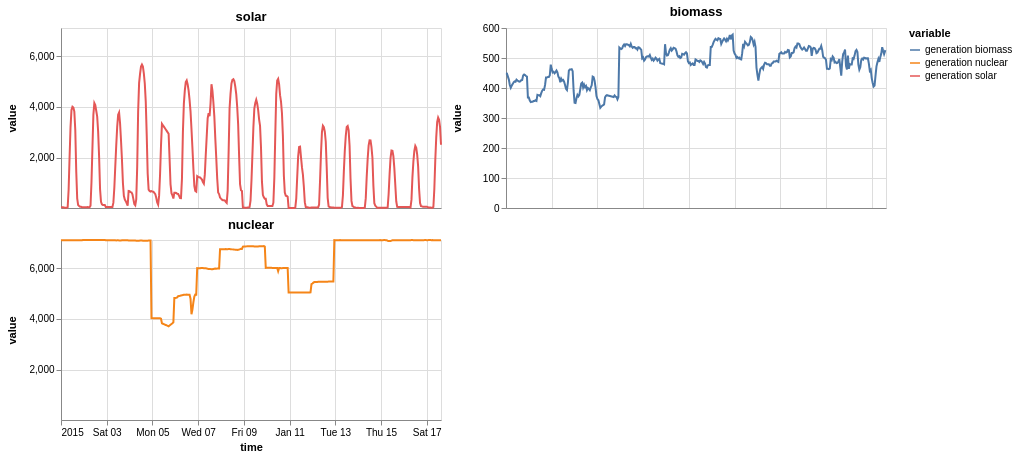

The code cell stored with this chart in its notebook:
### Markdown cell above
## Sharing a scale between named panels

Booleans share a scale across a whole group. To share it between panels that are
not a group of their own, name them: `share_y="AC"` pins the union of their data
domains on both, and a list of strings makes several independent groups, as in
`share_y=["AC", "BD"]`.

### Code cell
on.layout(
    "A B\n"
    "C .",
    A=line(solar, title='solar'),
    B=line(biomass, title='biomass'),
    C=line(nuclear, title='nuclear'),
    share_y="AC",
)\
    .properties(width=380, height=180)\
    .show()

### Figure 1 — Vega specification as saved in the notebook (floating-point values rounded to 4 significant figures; data arrays with more than 128 entries replaced by an {"elided": "..."} marker saying what was removed)
{"$schema": "https://vega.github.io/schema/vega/v5.json", "data": [{"name": "source_0", "values": {"elided": "400 records"}, "transform": [{"type": "formula", "expr": "toDate(datum['time'])", "as": "time"}]}, {"name": "source_1", "values": {"elided": "400 records"}, "transform": [{"type": "formula", "expr": "toDate(datum['time'])", "as": "time"}]}, {"name": "source_2", "values": {"elided": "400 records"}, "transform": [{"type": "formula", "expr": "toDate(datum['time'])", "as": "time"}]}, {"name": "source_3", "values": [{}]}, {"name": "source_0_color_domain_variable_0", "values": [{"variable": "generation solar"}]}, {"name": "source_1_color_domain_variable_1", "values": [{"variable": "generation biomass"}]}, {"name": "source_2_color_domain_variable_2", "values": [{"variable": "generation nuclear"}]}, {"name": "source_1_concat_0_concat_1_y_domain_value", "values": [{"min": 334.0, "max": 578.0}]}], "signals": [{"name": "childHeight", "value": 180}, {"name": "concat_0_childWidth", "value": 380}, {"name": "concat_1_childWidth", "value": 380}], "marks": [{"type": "group", "name": "concat_0_group", "marks": [{"type": "group", "name": "concat_0_concat_0_group", "encode": {"update": {"height": {"signal": "childHeight"}, "width": {"signal": "concat_0_childWidth"}}}, "marks": [{"type": "group", "name": "concat_0_concat_0_layer_0_pathgroup", "from": {"facet": {"data": "source_0", "name": "faceted_path_concat_0_concat_0_layer_0_main", "groupby": ["variable"]}}, "encode": {"update": {"height": {"field": {"signal": null, "datum": null, "group": "height", "parent": null}}, "width": {"field": {"signal": null, "datum": null, "group": "width", "parent": null}}}}, "marks": [{"type": "line", "name": "concat_0_concat_0_layer_0_marks", "from": {"data": "faceted_path_concat_0_concat_0_layer_0_main"}, "sort": {"field": "x"}, "encode": {"update": {"stroke": {"field": "variable", "scale": "color"}, "defined": {"signal": "isValid(datum[\"time\"]) && isFinite(+datum[\"time\"]) && isValid(datum[\"value\"]) && isFinite(+datum[\"value\"])"}, "x": {"field": "time", "scale": "x"}, "y": {"field": "value", "scale": "concat_0_concat_0_y"}}}, "style": ["line"]}]}], "axes": [{"scale": "x", "grid": true, "orient": "bottom", "maxExtent": 0, "minExtent": 0, "ticks": false, "gridScale": "concat_0_concat_0_y", "domain": false, "zindex": 0, "aria": false, "tickCount": {"signal": "ceil(concat_0_childWidth/40)"}, "labels": false}, {"scale": "concat_0_concat_0_y", "grid": true, "tickCount": {"signal": "ceil(childHeight/40)"}, "minExtent": 0, "orient": "left", "maxExtent": 0, "ticks": false, "zindex": 0, "aria": false, "domain": false, "labels": false, "gridScale": "x"}, {"scale": "x", "zindex": 0, "grid": false, "ticks": false, "labelOverlap": true, "labels": false, "minExtent": 0, "orient": "bottom", "maxExtent": 0, "tickCount": {"signal": "ceil(concat_0_childWidth/40)"}, "labelFlush": true}, {"scale": "concat_0_concat_0_y", "title": "value", "grid": false, "orient": "left", "labelOverlap": true, "tickCount": {"signal": "ceil(childHeight/40)"}, "zindex": 0}], "title": {"text": "solar", "frame": "group"}, "style": "cell"}, {"type": "group", "name": "concat_0_concat_1_group", "encode": {"update": {"width": {"signal": "concat_0_childWidth"}, "height": {"signal": "childHeight"}}}, "marks": [{"type": "group", "name": "concat_0_concat_1_layer_0_pathgroup", "from": {"facet": {"data": "source_1", "name": "faceted_path_concat_0_concat_1_layer_0_main", "groupby": ["variable"]}}, "encode": {"update": {"width": {"field": {"signal": null, "datum": null, "group": "width", "parent": null}}, "height": {"field": {"signal": null, "datum": null, "group": "height", "parent": null}}}}, "marks": [{"type": "line", "name": "concat_0_concat_1_layer_0_marks", "from": {"data": "faceted_path_concat_0_concat_1_layer_0_main"}, "sort": {"field": "x"}, "encode": {"update": {"stroke": {"field": "variable", "scale": "color"}, "y": {"field": "value", "scale": "concat_0_concat_1_y"}, "defined": {"signal": "isValid(datum[\"time\"]) && isFinite(+datum[\"time\"]) && isValid(datum[\"value\"]) && isFinite(+datum[\"value\"])"}, "x": {"field": "time", "scale": "x"}}}, "style": ["line"]}]}], "axes": [{"scale": "x", "zindex": 0, "grid": true, "tickCount": {"signal": "ceil(concat_0_childWidth/40)"}, "aria": false, "orient": "bottom", "minExtent": 0, "gridScale": "concat_0_concat_1_y", "domain": false, "labels": false, "maxExtent": 0, "ticks": false}, {"scale": "concat_0_concat_1_y", "maxExtent": 0, "grid": true, "domain": false, "tickCount": {"signal": "ceil(childHeight/40)"}, "aria": false, "gridScale": "x", "ticks": false, "zindex": 0, "orient": "left", "labels": false, "minExtent": 0}, {"scale": "x", "labels": false, "orient": "bottom", "grid": false, "maxExtent": 0, "tickCount": {"signal": "ceil(concat_0_childWidth/40)"}, "labelOverlap": true, "ticks": false, "labelFlush": true, "zindex": 0, "minExtent": 0}, {"scale": "concat_0_concat_1_y", "grid": false, "labelOverlap": true, "zindex": 0, "title": "value", "orient": "left", "tickCount": {"signal": "ceil(childHeight/40)"}}], "title": {"text": "biomass", "frame": "group"}, "style": "cell"}], "layout": {"padding": 4, "bounds": "full", "align": "each", "center": false}}, {"type": "group", "name": "concat_1_group", "marks": [{"type": "group", "name": "concat_1_concat_0_group", "encode": {"update": {"width": {"signal": "concat_1_childWidth"}, "height": {"signal": "childHeight"}}}, "marks": [{"type": "group", "name": "concat_1_concat_0_layer_0_pathgroup", "from": {"facet": {"data": "source_2", "name": "faceted_path_concat_1_concat_0_layer_0_main", "groupby": ["variable"]}}, "encode": {"update": {"height": {"field": {"signal": null, "datum": null, "group": "height", "parent": null}}, "width": {"field": {"signal": null, "datum": null, "group": "width", "parent": null}}}}, "marks": [{"type": "line", "name": "concat_1_concat_0_layer_0_marks", "from": {"data": "faceted_path_concat_1_concat_0_layer_0_main"}, "sort": {"field": "x"}, "encode": {"update": {"y": {"field": "value", "scale": "concat_1_concat_0_y"}, "x": {"field": "time", "scale": "x"}, "stroke": {"field": "variable", "scale": "color"}, "defined": {"signal": "isValid(datum[\"time\"]) && isFinite(+datum[\"time\"]) && isValid(datum[\"value\"]) && isFinite(+datum[\"value\"])"}}}, "style": ["line"]}]}], "axes": [{"scale": "x", "gridScale": "concat_1_concat_0_y", "minExtent": 0, "orient": "bottom", "maxExtent": 0, "ticks": false, "zindex": 0, "aria": false, "tickCount": {"signal": "ceil(concat_1_childWidth/40)"}, "grid": true, "domain": false, "labels": false}, {"scale": "concat_1_concat_0_y", "grid": true, "tickCount": {"signal": "ceil(childHeight/40)"}, "ticks": false, "maxExtent": 0, "domain": false, "gridScale": "x", "orient": "left", "aria": false, "zindex": 0, "labels": false, "minExtent": 0}, {"scale": "x", "orient": "bottom", "title": "time", "zindex": 0, "grid": false, "tickCount": {"signal": "ceil(concat_1_childWidth/40)"}, "labelFlush": true, "labelOverlap": true}, {"scale": "concat_1_concat_0_y", "zindex": 0, "orient": "left", "labelOverlap": true, "title": "value", "grid": false, "tickCount": {"signal": "ceil(childHeight/40)"}}], "title": {"text": "nuclear", "frame": "group"}, "style": "cell"}, {"type": "group", "name": "concat_1_concat_1_group", "encode": {"update": {"width": {"signal": "concat_1_childWidth"}, "height": {"signal": "childHeight"}}}, "marks": [{"type": "symbol", "name": "concat_1_concat_1_marks", "from": {"data": "source_3"}, "encode": {"update": {"opacity": {"value": 0}, "stroke": {"value": "#4c78a8"}, "y": {"signal": "childHeight", "mult": 0.5}, "fill": {"value": "transparent"}, "x": {"signal": "concat_1_childWidth", "mult": 0.5}}}, "style": ["point"]}], "style": "view"}], "layout": {"padding": 4, "bounds": "full", "align": "each", "center": false}}], "scales": [{"name": "x", "type": "time", "domain": {"fields": [{"data": "source_0", "field": "time"}, {"data": "source_1", "field": "time"}, {"data": "source_2", "field": "time"}]}, "range": [0, {"signal": "concat_0_childWidth"}]}, {"name": "color", "type": "ordinal", "domain": {"fields": [{"data": "source_0_color_domain_variable_0", "field": "variable"}, {"data": "source_1_color_domain_variable_1", "field": "variable"}, {"data": "source_2_color_domain_variable_2", "field": "variable"}], "sort": true}, "range": "category"}, {"name": "concat_0_concat_0_y", "type": "linear", "domain": [23, 7108], "range": [{"signal": "childHeight"}, 0], "zero": false}, {"name": "concat_0_concat_1_y", "type": "linear", "domain": [{"signal": "(data(\"source_1_concat_0_concat_1_y_domain_value\")[0] || {}).min"}, {"signal": "(data(\"source_1_concat_0_concat_1_y_domain_value\")[0] || {}).max"}], "range": [{"signal": "childHeight"}, 0], "nice": true, "zero": true}, {"name": "concat_1_concat_0_y", "type": "linear", "domain": [23, 7108], "range": [{"signal": "childHeight"}, 0], "zero": false}], "legends": [{"stroke": "color", "symbolType": "stroke", "title": "variable"}], "config": {"axisY": {"minExtent": 40}}, "padding": 5, "layout": {"padding": 4, "columns": 1, "bounds": "full", "align": "each", "center": false}, "background": "white"}
